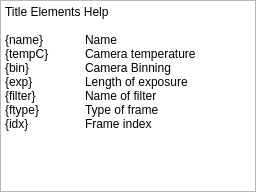
<?xml version="1.0" encoding="UTF-8"?>
<ui version="4.0">
 <class>SequenceTitleHelpWindow</class>
 <widget class="QMainWindow" name="SequenceTitleHelpWindow">
  <property name="geometry">
   <rect>
    <x>0</x>
    <y>0</y>
    <width>256</width>
    <height>192</height>
   </rect>
  </property>
  <property name="windowTitle">
   <string>MainWindow</string>
  </property>
  <widget class="QWidget" name="centralwidget">
   <layout class="QFormLayout" name="formLayout">
    <property name="horizontalSpacing">
     <number>0</number>
    </property>
    <property name="verticalSpacing">
     <number>0</number>
    </property>
    <property name="leftMargin">
     <number>0</number>
    </property>
    <property name="topMargin">
     <number>0</number>
    </property>
    <property name="rightMargin">
     <number>0</number>
    </property>
    <property name="bottomMargin">
     <number>0</number>
    </property>
    <item row="0" column="0">
     <widget class="QPlainTextEdit" name="plainTextEdit">
      <property name="tabChangesFocus">
       <bool>true</bool>
      </property>
      <property name="readOnly">
       <bool>true</bool>
      </property>
      <property name="plainText">
       <string>Title Elements Help

{name}  	Name
{tempC}	Camera temperature
{bin}             	Camera Binning
{exp}	Length of exposure
{filter}	Name of filter
{ftype}	Type of frame
{idx}	Frame index
</string>
      </property>
     </widget>
    </item>
   </layout>
  </widget>
 </widget>
 <resources/>
 <connections/>
</ui>
